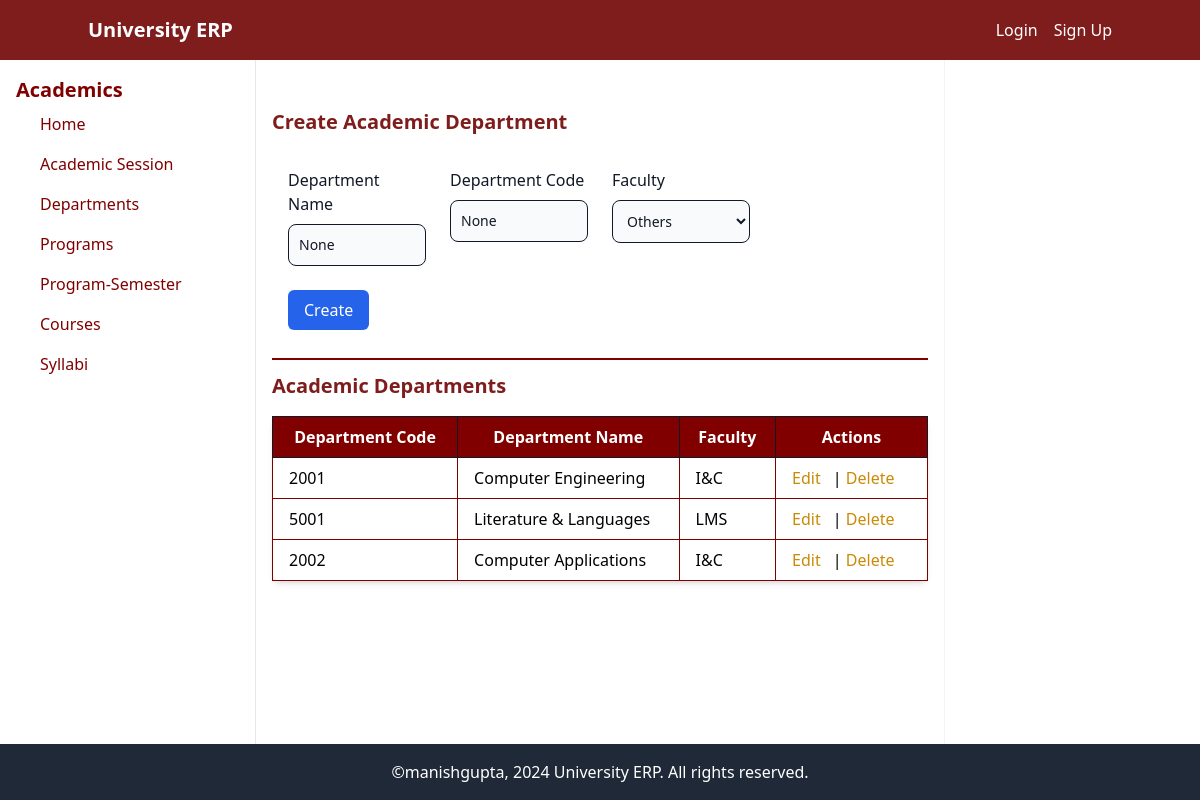
/academic/departments/, run on an earlier commit of the app's database.
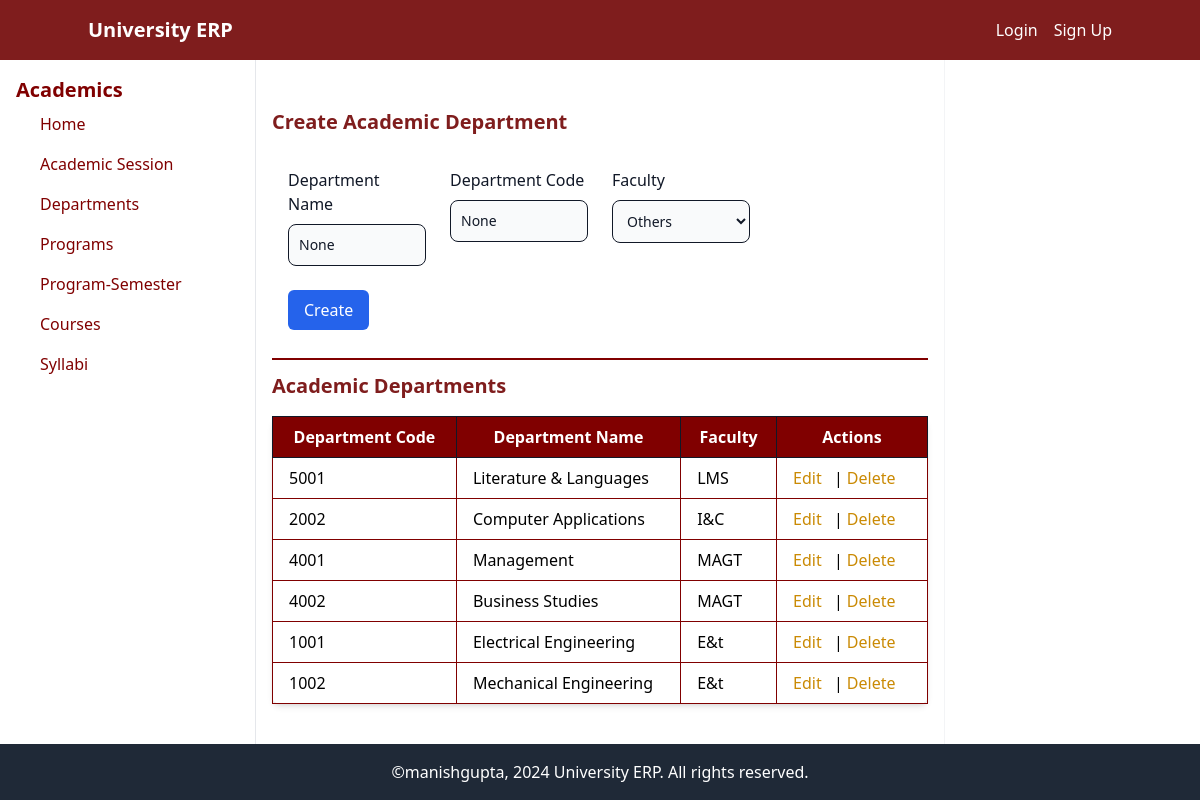
And on a later commit of the database.
### academic/models.py (models this page shows, shortened)
class Department(models.Model):
    FACULTY_CHOICES = [
        ('E&t', 'Engineering & Technology'),
        ('I&C', 'Informatic & Computing'),
        ('Sc', 'Science'),
        ('MAGT', 'Management Studies'),
        ('LMS', 'Languages & Media Studies'),
        ('LS', 'Life Sciences'),
        ('IS', 'Intrdisciplinary Studies'),
        ('CCSD', 'Community College for Skill Development'),
        ('OTHER', 'Others'),
    ]
    name = models.CharField(max_length=100, unique=True)
    code = models.CharField(max_length=10, unique=True)
    faculty = models.CharField(max_length=10, choices=FACULTY_CHOICES, default='OTHER')

### academic/views.py (the view)
# urls.py: path('departments/', views.department_list_create_update, name='department-list-create-update'),
def department_list_create_update(request, pk=None):
    if pk:
        department = get_object_or_404(Department, pk=pk)
    else:
        department = None
    if request.method == 'POST':
        if department:
            form = DepartmentForm(request.POST, instance=department)
        else:
            form = DepartmentForm(request.POST)
        if form.is_valid():
            form.save()
            return redirect('department-list-create-update')
    else:
        if department:
            form = DepartmentForm(instance=department)
        else:
            form = DepartmentForm()
    departments = Department.objects.all()
    return render(request, 'academic/department_list_create_update.html', {'form': form, 'departments': departments, 'edit_department': department})

### academic/forms.py
class DepartmentForm(forms.ModelForm):
    class Meta:
        model = models.Department
        fields = ['name', 'code', 'faculty']
        widgets = {
            'faculty': forms.Select(attrs={'class': 'form-control'}),
        }

### academic/templates/academic/department_list_create_update.html (shortened to what this page needs)
{% extends "base.html" %}
{% block content %}
<div class="flex-1">
    <h2 class="text-xl text-red-900 font-semibold mt-8 mb-4">{% if edit_department %}Edit{% else %}Create{% endif %} Academic Department</h2>
    <form method="POST" class="bg-white p-4 ">
        <div class="grid md:grid-cols-4 md:gap-6">
            <div class="mb-4">
                <label for="id_name" class="block mb-2 font-medium text-gray-900 dark:text-white">Department Name</label>
                <input type="text" name="name" id="id_name" class="bg-gray-50 border border-gray-900 text-gray-900 text-sm rounded-lg focus:ring-blue-500 focus:border-blue-500 block w-full p-2.5 dark:bg-gray-700 dark:border-gray-600 dark:placeholder-gray-400 dark:text-white dark:focus:ring-blue-500 dark:focus:border-blue-500" value="{{ form.name.value }}">
            </div>
            <div class="mb-4">
                <label for="id_code" class="block mb-2 font-medium text-gray-900 dark:text-white">Department Code</label>
                <input type="text" name="code" id="id_code" class="bg-gray-50 border border-gray-900 text-gray-900 text-sm rounded-lg focus:ring-blue-500 focus:border-blue-500 block w-full p-2.5 dark:bg-gray-700 dark:border-gray-600 dark:placeholder-gray-400 dark:text-white dark:focus:ring-blue-500 dark:focus:border-blue-500" value="{{ form.code.value }}">
            </div>
            <div class="mb-4">
                <label for="id_faculty" class="block mb-2 font-medium text-gray-900 dark:text-white">Faculty</label>
                <select name="faculty" id="id_faculty" class="bg-gray-50 border border-gray-900 text-gray-900 text-sm rounded-lg focus:ring-blue-500 focus:border-blue-500 block w-full p-2.5 dark:bg-gray-700 dark:border-gray-600 dark:placeholder-gray-400 dark:text-white dark:focus:ring-blue-500 dark:focus:border-blue-500">
                    {% for value, display in form.faculty.field.choices %}
                        <option value="{{ value }}" {% if value == form.faculty.value %}selected{% endif %}>{{ display }}</option>
                    {% endfor %}
                </select>
            </div>
        </div>
        <button type="submit" class="bg-blue-600 text-white px-4 py-2 rounded-md mt-2">{% if edit_program %}Update{% else %}Create{% endif %}</button>
    </form>
    <hr class="border-t-2 border-[#800000] my-3">
    <h2 class="text-xl text-red-900 font-semibold my-3 mb-4">Academic Departments</h2>
    <table class="min-w-full bg-white shadow-md border border-[#800000] rounded-lg">
        <thead>
            <tr class="bg-[#800000] text-white font-semibold ">
                <th class="px-4 py-2 border border-gray-900">Department Code</th>
                <th class="px-4 py-2 border border-gray-900">Department Name</th>
                <th class="px-4 py-2 border border-gray-900">Faculty</th>
                <th class="px-4 py-2 border border-gray-900">Actions</th>
            </tr>
        </thead>
        <tbody>
            {% for department in departments %}
            <tr class="hover:bg-gray-100 ">
                <td class="px-4 py-2 border border-[#800000]">{{ department.code }}</td>
                <td class="px-4 py-2 border border-[#800000]">{{ department.name }}</td>
                <td class="px-4 py-2 border border-[#800000]">{{ department.faculty }}</td>
                <td class="px-4 py-2 border border-[#800000]">
                    <a href="{% url 'department-update' department.id %}" class="text-yellow-600 hover:underline mr-2">Edit</a> |
                    <a href="{% url 'department-delete' department.id %}" class="text-yellow-600 hover:underline mr-2">Delete</a>
                </td>
            </tr>
            {% endfor %}
        </tbody>
    </table>
</div>
{% endblock content %}

### templates/base.html (shortened to what this page needs)
<!DOCTYPE html>
<html lang="en">
<head>
    <script src="https://cdn.tailwindcss.com"></script>
</head>
<body class="flex flex-col min-h-screen">
    {% include "Navbar.html" %}
    <div class="flex flex-1">
            {% include "sidebar.html" %}
        <div class="flex-1 p-4">
            <main>
                {% block content %}
                {% endblock %}
            </main>
        </div>
        <div class="w-64  p-4 border-l border-gray-100">
        </div>
    </div>
        <div>
            {% include "footer.html" %}
        </div>
</body>
</html>

### templates/navbar.html
<nav class="bg-red-900 text-white p-4">
    <div class="container mx-auto flex justify-between items-center">
        <a href="/" class="text-xl font-semibold">University ERP</a>
        <ul class="flex space-x-4">
            <ul class="flex items-center space-x-4">
                {% if user.is_authenticated %}
                    <li><span class="">Hello, {{ user.email }}</span></li>
                    <li><a href="{% url 'profile' %}" >Update Details</a></li>
                    <li><a href="{% url 'password_change' %}" >Change Password</a></li>
                    <li><a href="{% url 'logout' %}" >Logout</a></li>
                {% else %}
                    <li><a href="{% url 'login' %}" >Login</a></li>
                    <li><a href="{% url 'signup' %}" >Sign Up</a></li>
                {% endif %}
            </ul>
        </ul>
    </div>
</nav>

### templates/sidebar.html
<div class="w-64  text-[#800000] p-4 border-r border-gray-200">
    <h2 class="text-xl font-bold">Academics</h2>
    <ul class="mx-4">
        <li class="p-1"><a href="{% url 'home' %}" class="block p-1 hover:bg-blue-600 hover:text-white rounded-md ">Home</a></li>
        <li class="p-1"><a href="{% url 'session-list-create-update' %}" class="block p-1 hover:bg-blue-600 hover:text-white rounded-md">Academic Session</a></li>
        <li class="p-1"><a href="{% url 'department-list-create-update' %}" class="block p-1  hover:bg-blue-600 hover:text-white rounded-md">Departments</a></li>
        <li class="p-1"><a href="{% url 'program-list-create-update' %}" class="block p-1  hover:bg-blue-600 hover:text-white rounded-md">Programs</a></li>
        <li class="p-1"><a href="{% url 'program-semester-list-create-update' %}" class="block p-1 hover:bg-blue-600 hover:text-white rounded-md">Program-Semester</a></li>
        <li class="p-1"><a href="{% url 'course-list-create-update' %}" class="block p-1 hover:bg-blue-600 hover:text-white rounded-md">Courses</a></li>
        <li class="p-1"><a href="{% url 'syllabus-list-create-update' %}" class="block p-1 hover:bg-blue-600 hover:text-white rounded-md">Syllabi</a></li>
    </ul>
</div>

### templates/footer.html
<footer class=" bg-gray-800 text-white text-center  p-4 ">
    <p>&copy;manishgupta,  2024 University ERP. All rights reserved.</p>
</footer>

What changed in the data, as far as the page shows it:
removed Department: code "2001", name "Computer Engineering", faculty "I&C"
added Department: code "4001", name "Management", faculty "MAGT"
added Department: code "4002", name "Business Studies", faculty "MAGT"
added Department: code "1001", name "Electrical Engineering", faculty "E&t"
added Department: code "1002", name "Mechanical Engineering", faculty "E&t"
